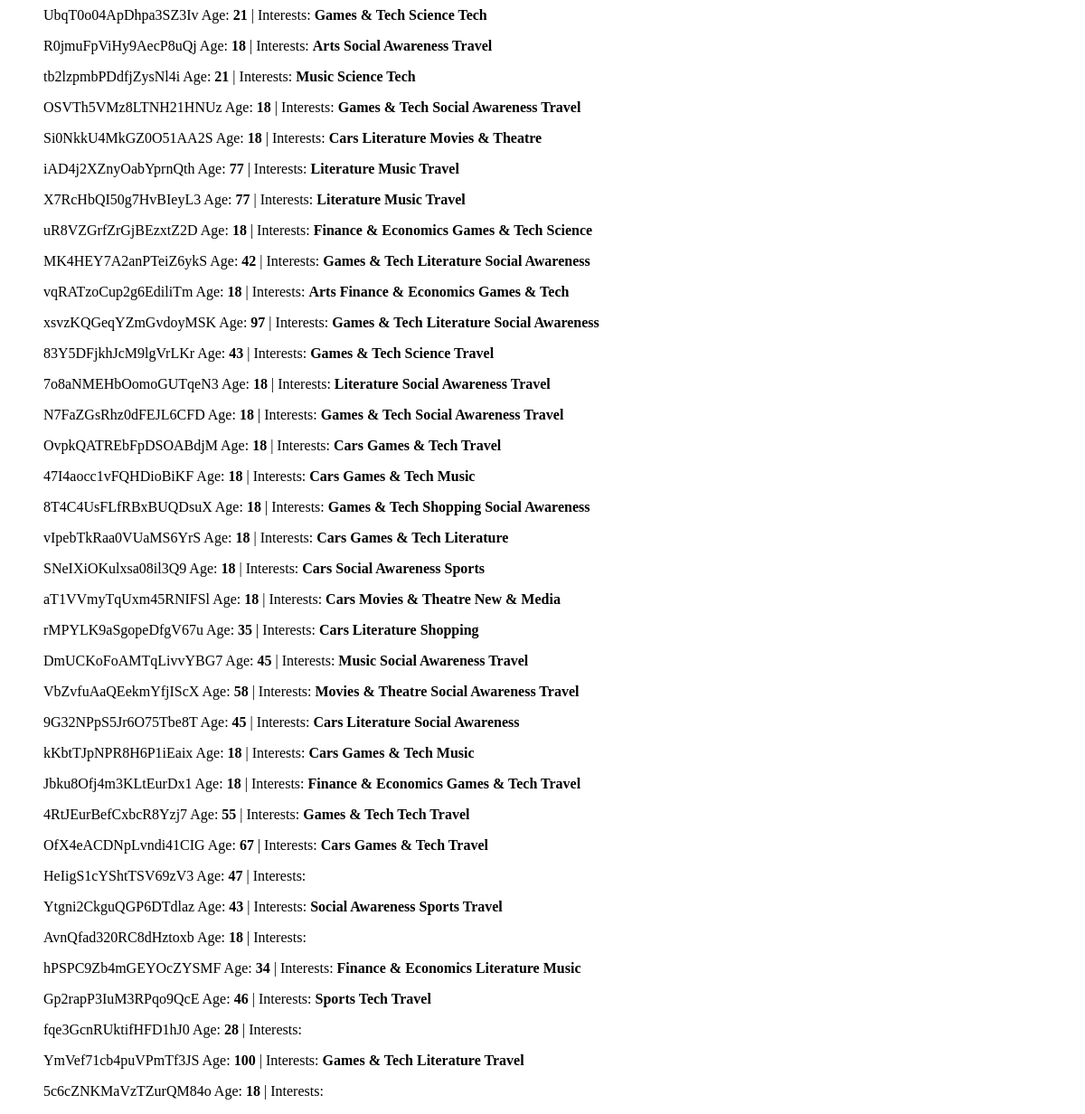
Before: /popclick/profiles/ with the older database file.
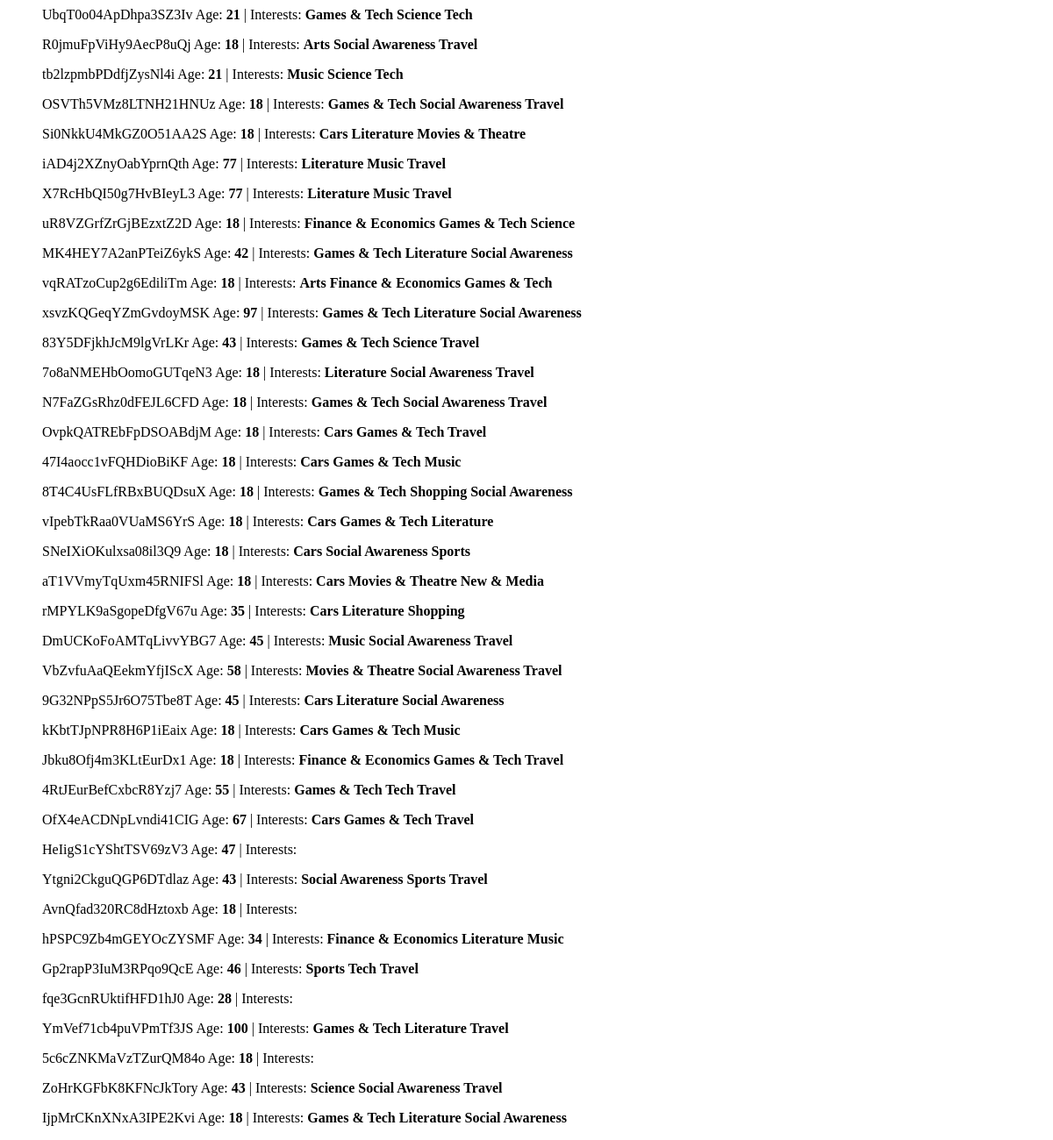
After: the same page with the newer database file.
### popclick/models.py (models this page shows, shortened)
class Profile(models.Model):
    age = models.IntegerField(default=0)
    token = models.CharField(unique=True, max_length=200)
    auth = models.CharField(max_length=530)
    logtime = models.DateTimeField(auto_now=True)
    gender = models.CharField(max_length=20, default=None)
    interests = models.ManyToManyField(Interest, through='ProfileInterest')
    activated = models.BooleanField(default=False)
    created_at = models.DateTimeField(auto_now_add=True)
    updated_at = models.DateTimeField(auto_now=True)

class Interest(models.Model):
    name = models.CharField(max_length=200, primary_key=True)

### popclick/views.py (the view)
def profiles(request):
    profiles = Profile.objects.all()
    interests = Interest.objects.all()
    profile_interests = {}
    for each_prof in profiles:
        curr_interests = each_prof.interests.all()
        curr_int_names = []
        for each_int in curr_interests:
            curr_int_names.append(each_int.name)
        profile_interests[each_prof.token] = curr_int_names
    context = { 'profile_interests': profile_interests, 'profiles': profiles, 'interests': interests}
    return render(request, 'profiles.html', context)

### popclick/templates/profiles.html
{% for profile in profiles %}
<ul>
	<il>{{ profile.token }}</il>
	<il>Age: <b>{{ profile.age }}</b></il>
	|
	<il>Interests: {% for pr, v in profile_interests.items %}
			{% if pr == profile.token %}
				<b>{% for i in v %}
					{{ i }}
				{% endfor %}</b>
			{% endif %}
		{% endfor %}
	</il>
</ul>
{% endfor %}

Changed rows visible on the page:
added Profile: token "ZoHrKGFbK8KFNcJkTory", age "43", v "Science" "Social Awareness" "Travel"
added Profile: token "IjpMrCKnXNxA3IPE2Kvi", age "18", v "Games & Tech" "Literature" "Social Awareness"
